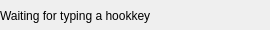
<?xml version="1.0" encoding="UTF-8"?>
<ui version="4.0">
 <class>Form</class>
 <widget class="QWidget" name="Form">
  <property name="geometry">
   <rect>
    <x>0</x>
    <y>0</y>
    <width>270</width>
    <height>30</height>
   </rect>
  </property>
  <property name="maximumSize">
   <size>
    <width>270</width>
    <height>16777215</height>
   </size>
  </property>
  <property name="windowTitle">
   <string>Cookie☆☆Sound</string>
  </property>
  <widget class="QLabel" name="InputLabel">
   <property name="geometry">
    <rect>
     <x>0</x>
     <y>0</y>
     <width>271</width>
     <height>31</height>
    </rect>
   </property>
   <property name="text">
    <string>Waiting for typing a hookkey</string>
   </property>
  </widget>
 </widget>
 <resources/>
 <connections/>
</ui>
